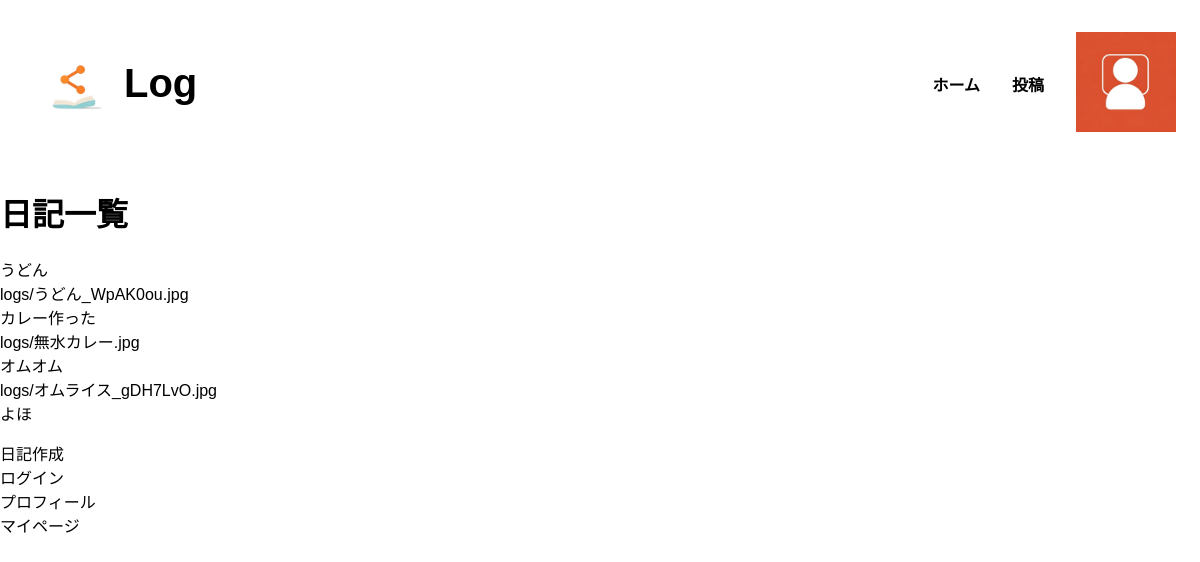
The app's page /, older data.
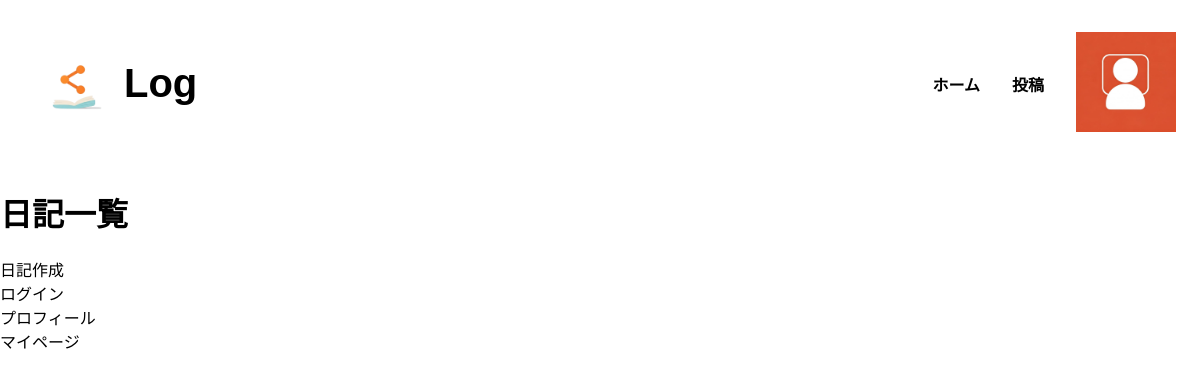
The same page, newer data.
### mylog/models.py (models this page shows, shortened)
class Log(models.Model):
    title = models.CharField('タイトル', max_length=100)
    image = models.ImageField('画像', upload_to='logs/', blank=True, null=True)
    date = models.DateField('日付', auto_now_add=True)
    author = models.ForeignKey(User, on_delete=models.CASCADE, verbose_name='作者')
    content = models.TextField('内容', blank=True, null=True)

### mylog/views.py (the view)
# urls.py: path('',views.LogListView.as_view(), name='log_list'), #ホーム（日記一覧）
class LogListView(ListView):
    model = Log
    template_name = 'mylog/log_list.html'
    context_object_name = 'logs'

### templates/mylog/log_list.html (shortened to what this page needs)
{% extends 'base.html' %}
{% block content %}
    <h1>日記一覧</h1>
    <ul>
        {% for log in logs %}
            <li><a href="{% url 'mylog:log_detail' log.pk %}">{{ log.title }}</a></li>
            <li>{{ log.image }}</li>
        {% endfor %}
    </ul>
    <a href="{% url 'mylog:log_create' %}">日記作成</a>
    <br>
    <a href="{% url 'accounts:login' %}">ログイン</a>
    <br>
    <a href="{% url 'accounts:profile' %}">プロフィール</a>
    <br>
    <a href="{% url 'mylog:mypage' %}">マイページ</a>
{% endblock %}

### templates/base.html (shortened to what this page needs)
<!DOCTYPE html>
{% load static %}
<html lang="ja">
<head>
    <link rel="stylesheet" type="text/css" href="{% static 'css/base.css' %}">
</head>
<body>
    <header>
        <div class="header-logo">
            <img src="{% static 'images/logo.png'%}" alt="アイコン">
            <h1>Log</h1>
        </div>
        <div>
            <ul class="header_list">
                <li><a href="{% url 'mylog:log_list'%}">ホーム</a></li>
                <li><a href="{% url 'mylog:log_create'%}">投稿</a></li>
                <li>
                    {% if user.profile.avatar.url %}
                        <a href="{% url 'mylog:mypage' %}"><img src="{{ user.profile.avatar.url }}" alt="アイコン"></a>
                    {% else %}
                        <a href="{% url 'mylog:mypage' %}"><img src="{% static 'images/user_ikon.jpg'%}" alt="デフォルトアイコン"></a>
                    {% endif %}
                </li>
            </ul>
        </div>
    </header>
    {% block content %}{% endblock %}
</body>
</html>

### static/css/base.css (style rules this page uses)
* { background-color: #fff; color: black; }
body { font-family: sans-serif; margin: 0; }
header { display: flex; padding: 16px 24px; justify-content: space-between; align-items: center; }
a { text-decoration: none; }
.header-logo { display: flex; font-weight: bold; font-size: 20px; }
.header_list { display: flex; align-items: center; gap: 32px; font-size: 16px; font-weight: bold; }
img { width: 100px; height: 100px; }
ul { padding-left: 0; }
li { list-style: none; }

Row changes from the older to the newer data that the page shows:
removed Log: title "うどん", image "logs/うどん_WpAK0ou.jpg"
removed Log: title "カレー作った", image "logs/無水カレー.jpg"
removed Log: title "オムオム", image "logs/オムライス_gDH7LvO.jpg"
removed Log: title "よほ"
